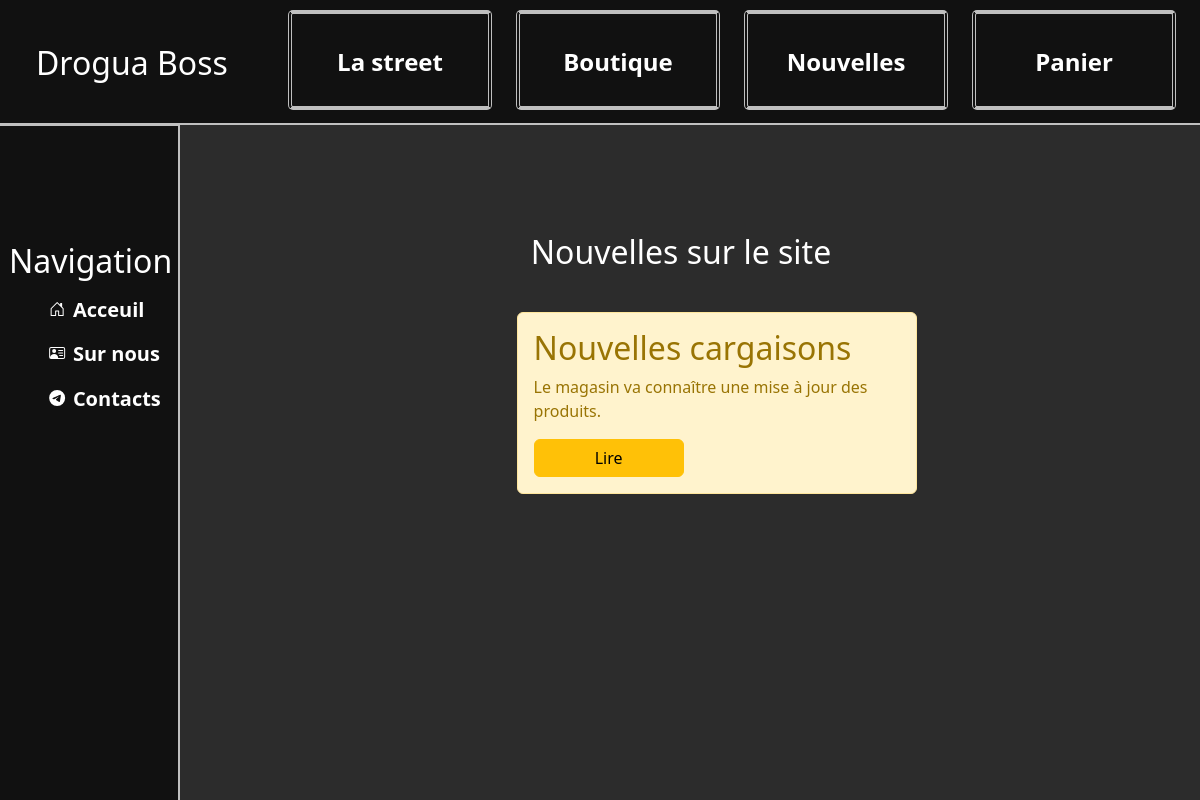
Page /news/ on the committed database.
### programs/models.py (models this page shows, shortened)
class Articles(models.Model):
    title = models.CharField('Titre', max_length=50)
    description = models.CharField('Description', max_length=250)
    full_text = models.TextField('Le contenu')
    date = models.DateField('Date de publication')
    author = models.ForeignKey(Users, on_delete=models.CASCADE)

### programs/views.py (the view)
# urls.py: path('', views.index, name='news_home'),
def index(request):
    news = Articles.objects.order_by('-date')
    return render(request, 'programs/news_home.html', {'news': news})

### programs/templates/programs/news_home.html (shortened to what this page needs)
{% extends 'main/layout.html' %}
{% block content %}
<h2 id="h2_news">Nouvelles sur le site</h2>
{% if news %}
    {% for el in news %}
        <div class="alert alert-warning news_affiche" >
            <h2>{{ el.title }}</h2>
            <p>{{ el.description }}</p>
            <a href="{% url 'news-detail' el.id %}" class="btn btn-warning">Lire</a>
        </div>
    {% endfor %}
{% endif %}
{% endblock %}

### main/static/main/css/style.css (style rules this page uses)
* { margin: 0; padding: 0; }
body { background-color: rgb(241, 239, 239); }
body { background: #2c2c2c; color: #fff; }
.news_affiche { float: left; width: 400px; text-align: left; margin: 20px 33%; transition: transform ease .999s; }
#h2_news { margin-left: 10%; position: relative; left: -60px; margin-bottom: 2%; }
main .news_affiche .btn-warning { margin-left: 0; width: 150px; }

### rows in the picture
Articles: title "Nouvelles cargaisons", description "Le magasin va connaître une mise à jour des produits."
